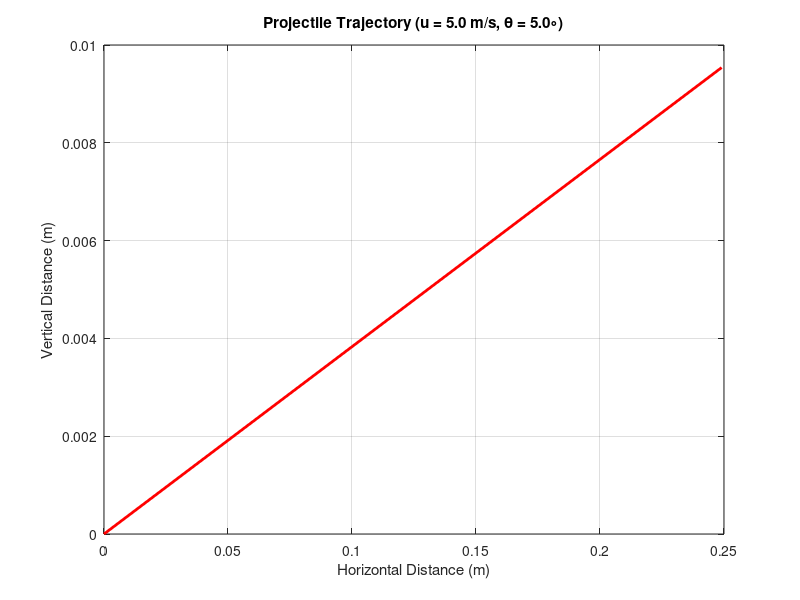
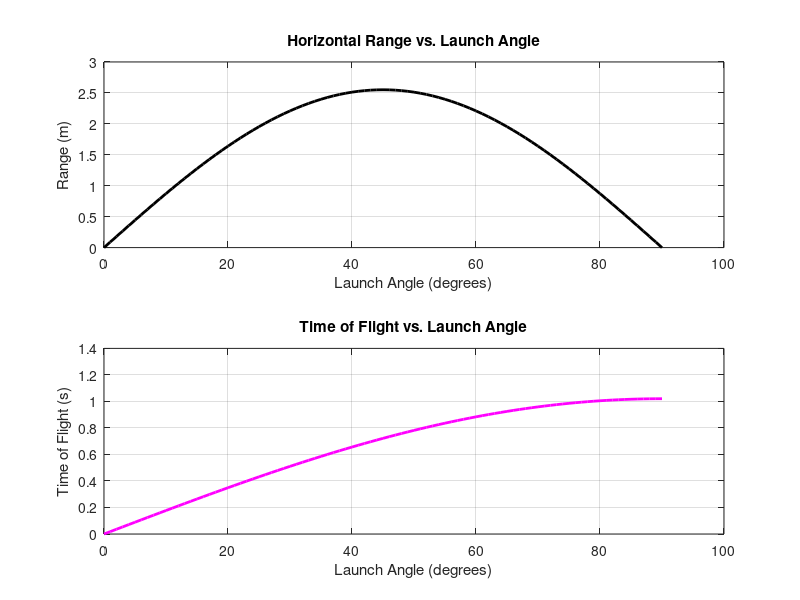

Reproduce these figures in MATLAB, in order.
%% 8.4 Experiment 4: Projectile Motion and Optimization (Using a While Loop)
fprintf('--- 8.4 Experiment 4: Projectile Motion and Optimization ---\n');

% Task 2: Prompt user for initial velocity and launch angle
launchSpeed = input('Enter initial velocity u (m/s, 10 to 100, e.g. 50): ');
launchAngleDeg = input('Enter launch angle theta (degrees, 1 to 89, e.g. 45): ');
launchAngleRad = launchAngleDeg * (pi / 180); % Convert to radians
gravity = 9.8;

% Task 3 & 4: Simulate flight and output trajectory
flightTime = 0;
flightStep = 0.05;
posX = 0;
posY = 0;

trajectoryX = posX;
trajectoryY = posY;

fprintf('\nTrajectory Data:\n');
fprintf('Time (s) | X Position (m) | Y Position (m)\n');
fprintf('------------------------------------------\n');

% While loop until it hits the ground
while posY >= 0
    % Print current step
    fprintf('%8.2f | %14.2f | %14.2f\n', flightTime, posX, posY);

    % Update time and positions based on kinematic equations
    flightTime = flightTime + flightStep;
    posX = launchSpeed * cos(launchAngleRad) * flightTime;
    posY = launchSpeed * sin(launchAngleRad) * flightTime - 0.5 * gravity * flightTime^2;

    % Append to arrays for plotting if above ground
    if posY >= 0
        trajectoryX(end+1) = posX;
        trajectoryY(end+1) = posY;
    end
end

figure('Name', 'Experiment 4: Projectile Trajectory');
plot(trajectoryX, trajectoryY, 'r-', 'LineWidth', 2);
title(sprintf('Projectile Trajectory (u = %.1f m/s, \\theta = %.1f\\circ)', launchSpeed, launchAngleDeg));
xlabel('Horizontal Distance (m)');
ylabel('Vertical Distance (m)');
grid on;

%% Optimization: Tasks 5, 6, 7
fprintf('\n--- Optimization Analysis (Tasks 5 & 6) ---\n');
sweepAnglesDeg = 0:1:90;
rangeResults = zeros(size(sweepAnglesDeg));
timeResults = zeros(size(sweepAnglesDeg));

% Run simulation for various launch angles
for sweepIdx = 1:length(sweepAnglesDeg)
    sweepAngleRad = sweepAnglesDeg(sweepIdx) * (pi / 180);

    % Analytical time of flight (when y = 0)
    hangTime = (2 * launchSpeed * sin(sweepAngleRad)) / gravity;
    timeResults(sweepIdx) = hangTime;

    % Analytical max range
    rangeResults(sweepIdx) = launchSpeed * cos(sweepAngleRad) * hangTime;
end

% Task 5c: Identify max range
[maxRange, maxRangeIdx] = max(rangeResults);
bestRangeAngle = sweepAnglesDeg(maxRangeIdx);
fprintf('Max Range is %.2f m, achieved at a launch angle of %d degrees.\n', maxRange, bestRangeAngle);

% Task 6b: Identify max flight time
[maxHangTime, maxTimeIdx] = max(timeResults);
bestTimeAngle = sweepAnglesDeg(maxTimeIdx);
fprintf('Max Flight Time is %.2f s, achieved at a launch angle of %d degrees.\n', maxHangTime, bestTimeAngle);

% Task 7: Plot Range and Flight Time vs Launch Angle
figure('Name', 'Experiment 4: Range and Time vs Angle');
subplot(2, 1, 1);
plot(sweepAnglesDeg, rangeResults, 'k-', 'LineWidth', 2);
title('Horizontal Range vs. Launch Angle');
xlabel('Launch Angle (degrees)');
ylabel('Range (m)');
grid on;

subplot(2, 1, 2);
plot(sweepAnglesDeg, timeResults, 'm-', 'LineWidth', 2);
title('Time of Flight vs. Launch Angle');
xlabel('Launch Angle (degrees)');
ylabel('Time of Flight (s)');
grid on;

%% Task 8: Discussion of Trends (The Notes You Requested)
fprintf('\n--- Task 8: Discussion & Physics Explanation ---\n');
fprintf('1. Range Trend: The horizontal range increases as the launch angle goes from 0 to 45 degrees, peaks at exactly 45 degrees, and then decreases symmetrically back to zero as the angle approaches 90 degrees. \n');
fprintf('   Physics Reason: Range depends on both the horizontal velocity (which pushes it forward) and the vertical velocity (which keeps it in the air). The optimal balance between moving fast horizontally and staying in the air long enough occurs at 45 degrees, as derived from the formula R = (u^2 * sin(2*theta)) / g, where sin(90) = 1 is the maximum.\n\n');

fprintf('2. Time of Flight Trend: The time of flight increases continuously with the launch angle, reaching its absolute maximum at 90 degrees (shooting straight up).\n');
fprintf('   Physics Reason: Gravity only acts strictly in the vertical direction. Therefore, the time a projectile spends in the air depends entirely and only on its initial vertical velocity component (u * sin(theta)). Since sin(theta) is maximized at 90 degrees, shooting the projectile straight upwards keeps it fighting gravity for the longest possible duration.\n\n');
